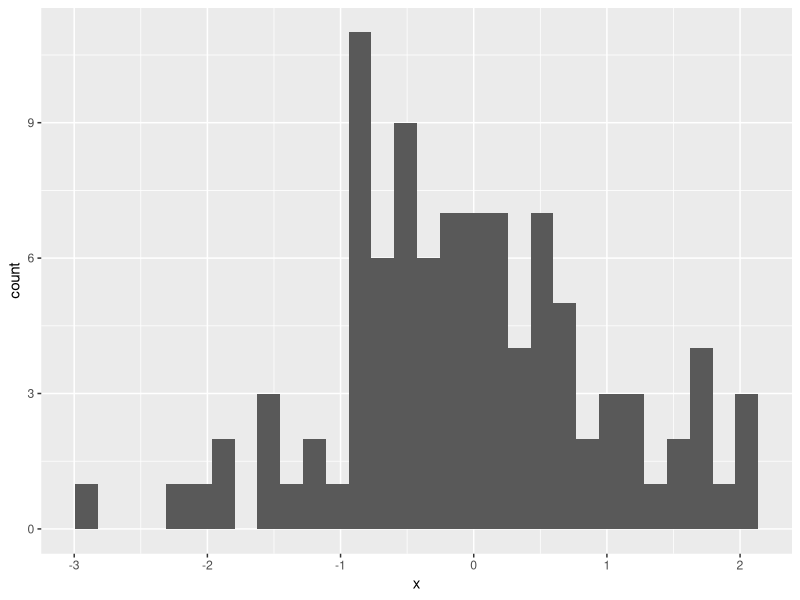
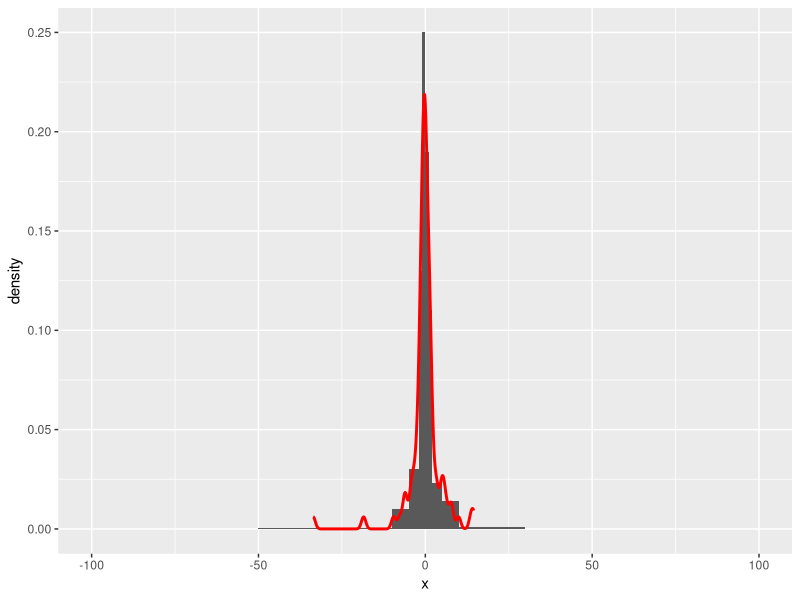
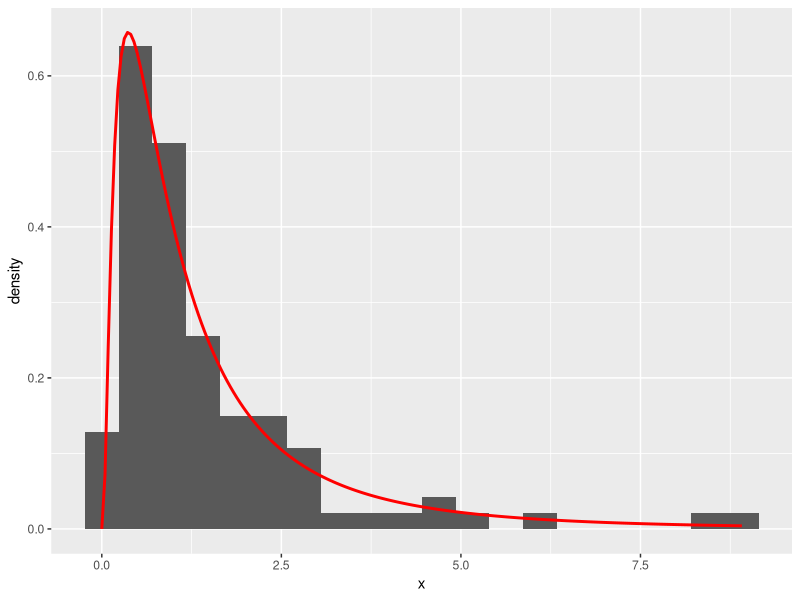
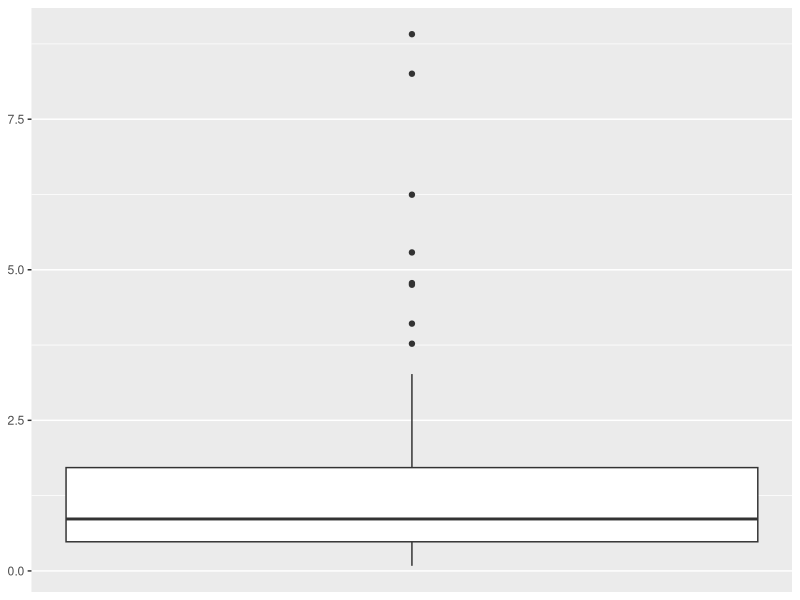

Write the R code that produced these figures, in order.
## ---- chunk 1
library(tibble)
library(tidyverse)
library(ggplot2)
set.seed(101)
## ---- chunk 2
sample.mode <- function(x) {
    tf <- table(x)
    maxf <- max(tf)
    strmode <- names(tf)[tf == maxf]
    if (length(strmode) < length(x)) {
        sort(as.numeric(strmode))
    } else {
        numeric(0)
    }
}

x <- round(rnorm(100, 10, 2), 2)
mean(x)
median(x)
sample.mode(x)
## ---- chunk 3
x <- rnorm(100)
d <- tibble(x=x)
ggplot(data=d, mapping = aes(x = x)) + geom_histogram(bin=12)
## ---- chunk 4
x <- rcauchy(100)
d <- tibble(x)
ggplot(data = d, mapping = aes(x = x, y=..density..)) +
    geom_histogram(breaks=c(-100, -50, -30, -10, -5, -2, -1, 0, 1, 2, 5, 10, 30, 100)) +
    geom_density(color="red", size=1)
## ---- chunk 5
x <- exp(rnorm(100))
d <- tibble(x = x)
d1 <- tibble(x = seq(0, max(x), length = 200)) %>%
    mutate(y = dlnorm(x), mean(log(x)), sd(log(x)))
ggplot(data = d, mapping = aes(x = x, y = ..density..)) +
    geom_histogram(bins = 20) +
    geom_line(data = d1, mapping = aes(x = x, y = y), col = "red", size = 1)
## ---- chunk 6
# 盒形图
ggplot(data = d, mapping = aes(x = 1, y = x)) +
    geom_boxplot() +
    scale_x_continuous(breaks = NULL) +
    labs(x=NULL, y=NULL)
